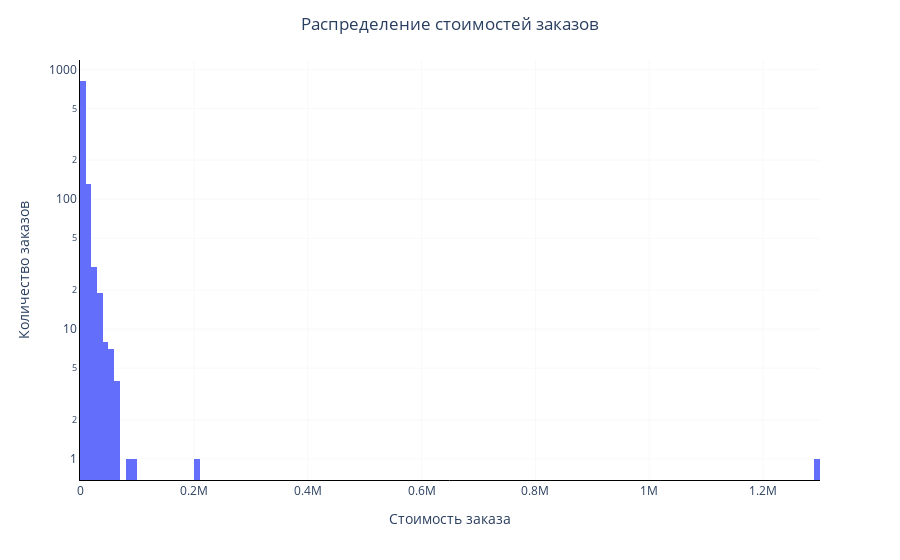

The code cell stored with this chart in its notebook:
### Code cell
fig = px.histogram(df_orders_by_revenue, x='revenue', nbins=200, log_y=True)

fig.update_xaxes(showline=True, linewidth=1, linecolor='black', gridcolor='#f9f9f9')
fig.update_yaxes(showline=True, linewidth=1, linecolor='black', gridcolor='#f9f9f9')

fig.update_layout(
    title='Распределение стоимостей заказов',
    xaxis_title='Стоимость заказа',
    yaxis_title='Количество заказов',
    plot_bgcolor='#ffffff'
)

fig.update(layout=dict(title=dict(x=0.5)))

fig.show()

### Figure 1 — Plotly figure (JSON) as saved in the notebook; plotly's stock layout.template omitted (floating-point values rounded to 4 significant figures; data arrays with more than 128 entries replaced by an {"elided": "..."} marker saying what was removed)
{"data": [{"alignmentgroup": "True", "bingroup": "x", "hovertemplate": "revenue=%{x}<br>count=%{y}<extra></extra>", "legendgroup": "", "marker": {"color": "#636efa", "pattern": {"shape": ""}}, "name": "", "nbinsx": 200, "offsetgroup": "", "orientation": "v", "showlegend": false, "type": "histogram", "x": {"elided": "1016 int values"}, "xaxis": "x", "yaxis": "y"}], "layout": {"barmode": "relative", "legend": {"tracegroupgap": 0}, "margin": {"t": 60}, "plot_bgcolor": "#ffffff", "title": {"text": "Распределение стоимостей заказов", "x": 0.5}, "xaxis": {"anchor": "y", "domain": [0, 1], "gridcolor": "#f9f9f9", "linecolor": "black", "linewidth": 1, "showline": true, "title": {"text": "Стоимость заказа"}}, "yaxis": {"anchor": "x", "domain": [0, 1], "gridcolor": "#f9f9f9", "linecolor": "black", "linewidth": 1, "showline": true, "title": {"text": "Количество заказов"}, "type": "log"}}}
